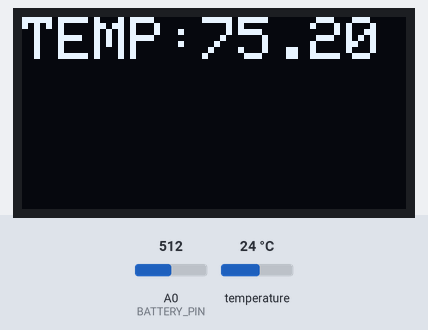
Bench run of a sketch on a simulated ESP8266 (NodeMCU). On the bench: 128×64 one-colour display. Inputs (shaded band) come from the test bench; at power-on: temperature 24 °C, A0 (BATTERY_PIN) = 512. WiFi joins after 1.5 s; servers stay silent unless stated; what the sketch prints to the serial monitor is not drawn.

Above: at 4.2 s.
4.3 s: temperature set to 12 °C
At 8.0 s:
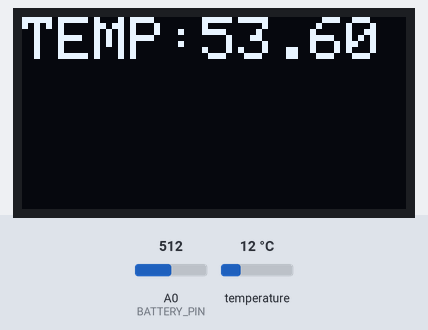
11.1 s: A0 (BATTERY_PIN) set to 900
At 12.4 s:
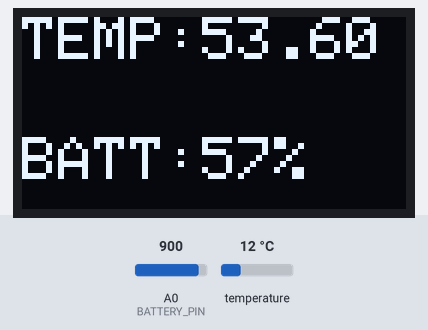
14.1 s: temperature set to 19 °C
At 16.0 s:
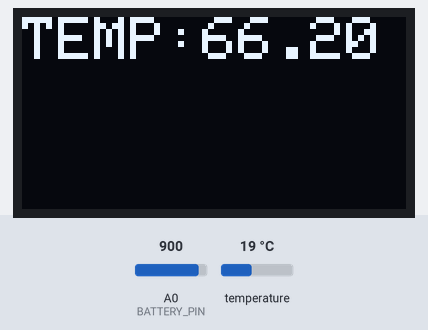
16.1 s: A0 (BATTERY_PIN) set to 1023
At 18.4 s:
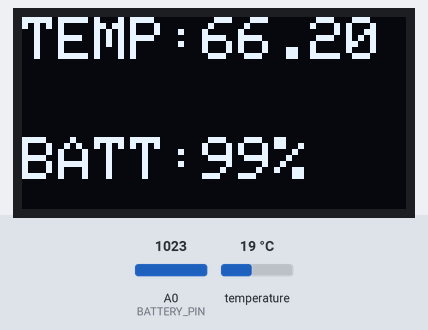
20.1 s: temperature set to 28 °C
At 22.0 s:
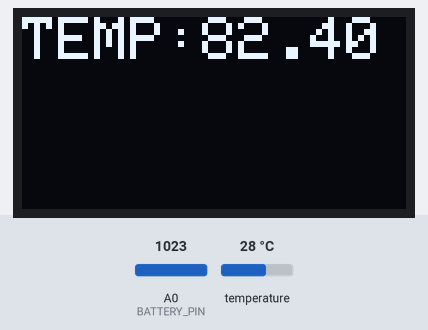
22.1 s: A0 (BATTERY_PIN) set to 716
At 24.3 s:
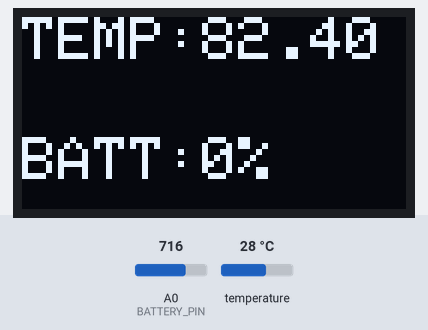
Timing chart, 0 to 25.8 s (numbered marks = the images above; inputs shaded):
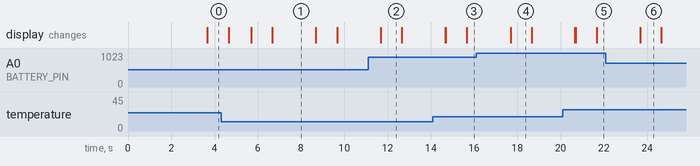

The sketch:

batter_temp.ino.ino
```cpp
#define BLYNK_TEMPLATE_ID "TMPL39f48clrN"
#define BLYNK_TEMPLATE_NAME "CAREIFY"
#define BLYNK_AUTH_TOKEN "htwEcjVohIDGpCdGqFDWVFPRx72V8LLv"

#include <ESP8266WiFi.h>
#include <BlynkSimpleEsp8266.h>
#include <OneWire.h>
#include <DallasTemperature.h>
#include <Adafruit_GFX.h>
#include <Adafruit_SSD1306.h>

#define BLYNK_PRINT Serial  // Comment this out to disable prints and save space

char auth[] = "htwEcjVohIDGpCdGqFDWVFPRx72V8LLv";
/* WiFi credentials */
char ssid[] = "aritra";
char pass[] = "12345678";

SimpleTimer timer;

#define ONE_WIRE_BUS 2  // GPIO2 (D4 on NodeMCU)
OneWire oneWire(ONE_WIRE_BUS);
DallasTemperature DS18B20(&oneWire);
float temp;
float Fahrenheit = 0;

#define OLED_RESET -1     // Reset pin # (or -1 if sharing Arduino reset pin)
#define SCREEN_WIDTH 128  // OLED display width, in pixels
#define SCREEN_HEIGHT 64  // OLED display height, in pixels
// Declaration for an SSD1306 display connected to I2C (SDA, SCL pins)
Adafruit_SSD1306 display(SCREEN_WIDTH, SCREEN_HEIGHT, &Wire, OLED_RESET);

#define BATTERY_PIN A0    // Analog pin for battery voltage
#define MIN_VOLTAGE 3.0   // Voltage corresponding to 0% battery
#define MAX_VOLTAGE 4.2   // Voltage corresponding to 100% battery

void setup() {
  Serial.begin(115200);

  display.begin(SSD1306_SWITCHCAPVCC, 0x3C);
  display.clearDisplay();
  display.setTextSize(2);
  display.setTextColor(1);
  display.setCursor(0, 25);
  display.print("HEALTH BIT");
  display.display();

  Blynk.begin(auth, ssid, pass);
  DS18B20.begin();
  timer.setInterval(1000L, getSendData);
  timer.setInterval(3000L, getBatteryPercentage); // Call battery check every 3 seconds
}

void loop() {
  timer.run();  // Initiates SimpleTimer
  Blynk.run();
}

/***************************************************
 * Send Sensor data to Blynk
 **************************************************/
void getSendData() {
  DS18B20.requestTemperatures();
  temp = DS18B20.getTempCByIndex(0);        // Celsius
  Fahrenheit = DS18B20.toFahrenheit(temp);  // Fahrenheit
  Serial.println(temp);
  Serial.println(Fahrenheit);
  Blynk.virtualWrite(V3, Fahrenheit);  // Virtual pin V3
  // Blynk.virtualWrite(V4, temp); // Virtual pin V4

  display.clearDisplay();
  display.setTextSize(2);
  display.setCursor(0, 0);
  display.print("TEMP:");
  display.print(Fahrenheit);
  display.display();
}

/***************************************************
 * Read Battery Voltage, Convert to Percentage, and Send to Blynk
 **************************************************/
void getBatteryPercentage() {
  int analogValue = analogRead(BATTERY_PIN);
  float voltage = analogValue * (4.2 / 1023.0);  // Convert ADC value to voltage

  // Convert voltage to battery percentage
  int batteryPercentage = (int)((voltage - MIN_VOLTAGE) * 100 / (MAX_VOLTAGE - MIN_VOLTAGE));
  if (batteryPercentage > 100) batteryPercentage = 100;
  if (batteryPercentage < 0) batteryPercentage = 0;

  Serial.println("Battery Percentage: " + String(batteryPercentage) + "%");
  Blynk.virtualWrite(V5, batteryPercentage);  // Virtual pin V4

  display.setTextSize(2);
  display.setCursor(0, 40);
  display.print("BATT:");
  display.print(batteryPercentage);
  display.print("%");
  display.display();
}
```

Measured:
- after the input at 4.3 s, the display: changes after 0.36 s (image 1)
- after the input at 11.1 s, the display: changes after 0.59 s (image 2)
- after the input at 14.1 s, the display: changes after 0.56 s (image 3)
- after the input at 16.1 s, the display: changes after 1.6 s (image 4)
- after the input at 20.1 s, the display: changes after 0.57 s (image 5)
- after the input at 22.1 s, the display: changes after 1.6 s (image 6)
- what the display in image 1 shows lasts 2.0 s, from 6.7 s to 8.7 s
